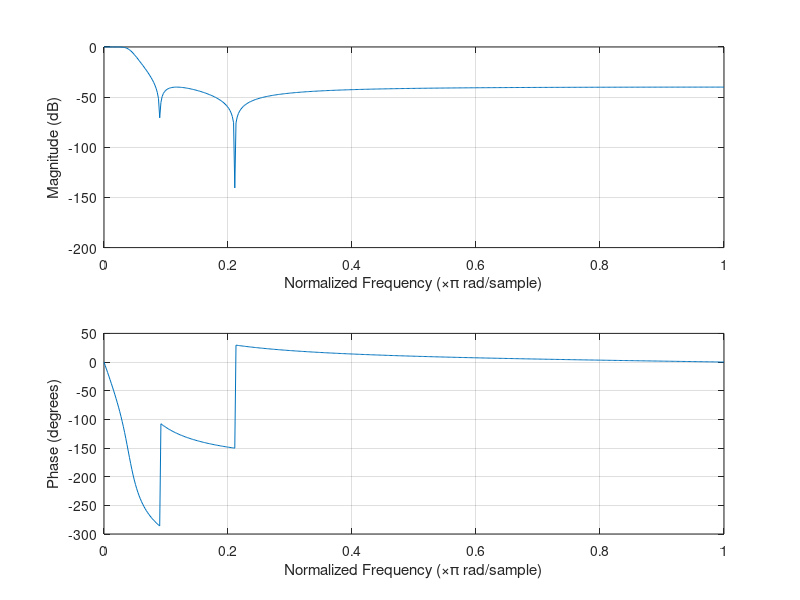

Recreate this plot in MATLAB. (Note: this script raises an error after producing the figure.)
clear all
close all
fs=48000;
fc=2000;
liczba_bit=20
%[b,a] = butter(4,fc/(fs/2));
[b,a]=cheby2(4,40,2*fc/fs);
figure(1)
freqz(b,a);
[sos,g]=tf2sos(b,a);
g_prim=g^(1/2);

N=1000; % 100 test samples
%x=randn(N,1); % generate random samples
x=ones(1,N)*100;

y=zeros(N,1); % allocate output array
d=zeros(3,1); % clear delay line

for i=1:2
    for j=1:6
        [A,sos2(i,j),sos3(i,j)]=fixpoint(sos(i,j),16);
    end
end

sos3
sos2
[l,k,m]=fixpoint(g_prim,16);
m
hdl_creator(sos3,2,liczba_bit,m)
%{
for i=1:3
b=sos(i,1:3);
a=sos(i,4:6);

%freqz(bg,a);


for n=1:N
 y(n)=b(1)*x(n)+d(1);
 d(1)=b(2)*x(n)-a(2)*y(n)+d(2);
 d(2)=b(3)*x(n)-a(3)*y(n);
 
end
z=y;
x=y;
end
figure(1)
y=y.*g;
plot(1:N,floor(y))
%}